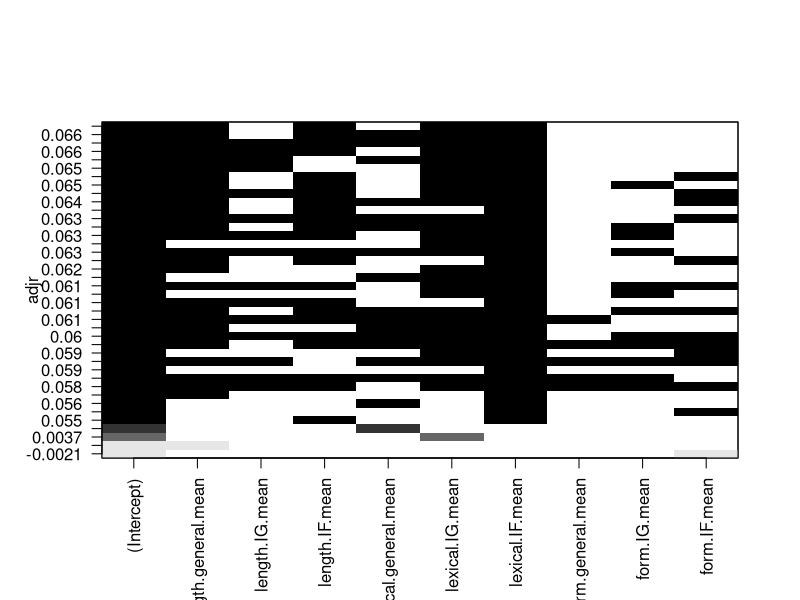
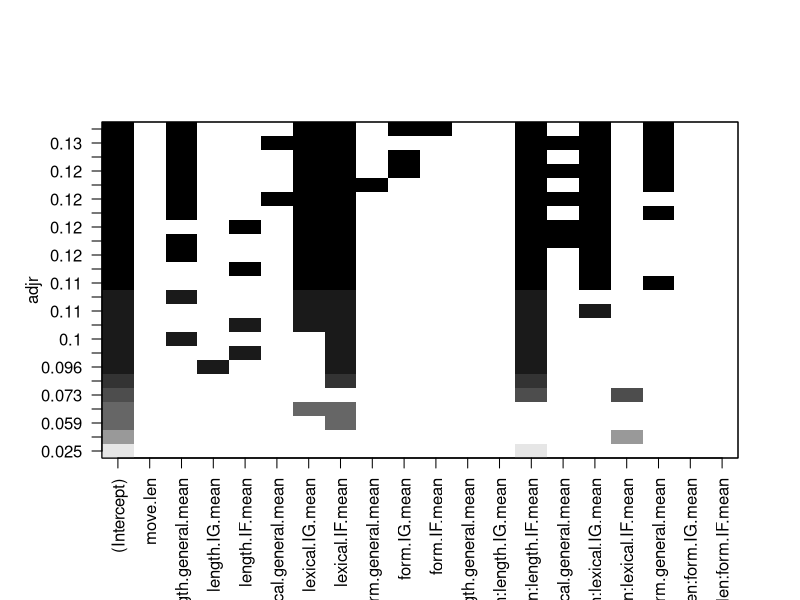
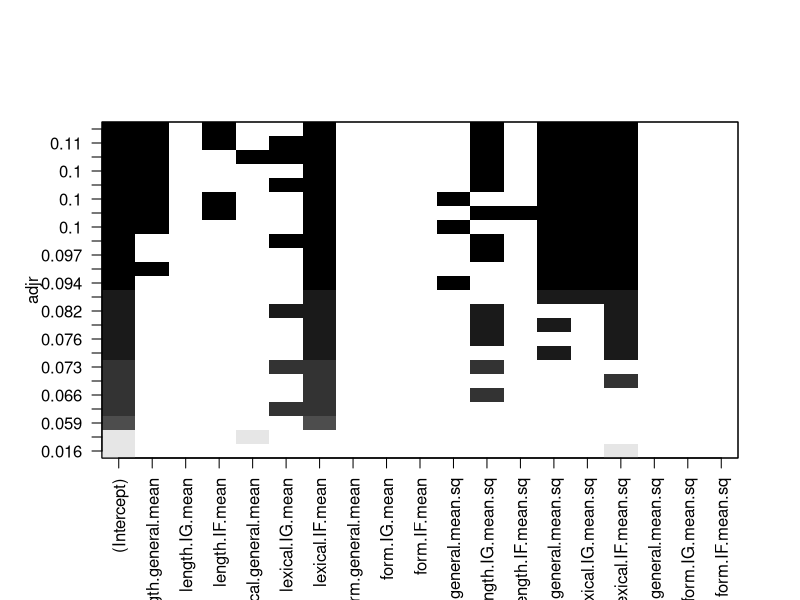
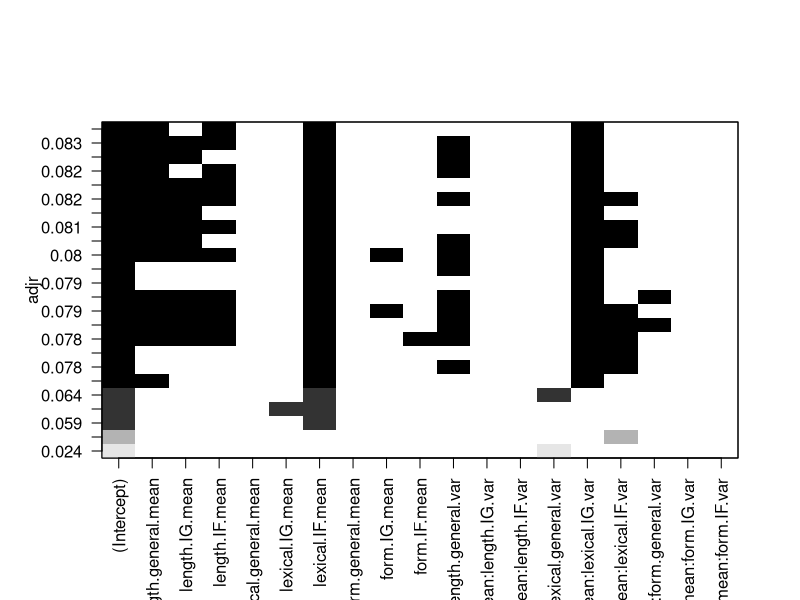
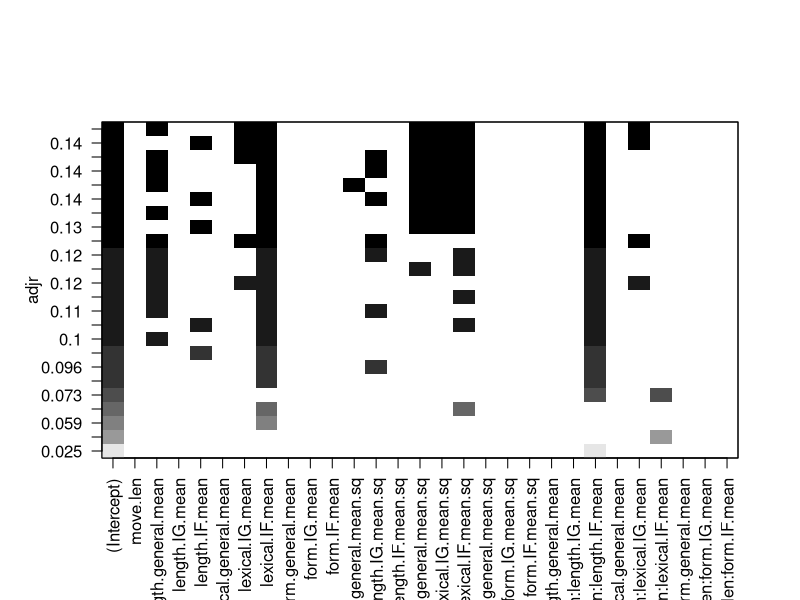
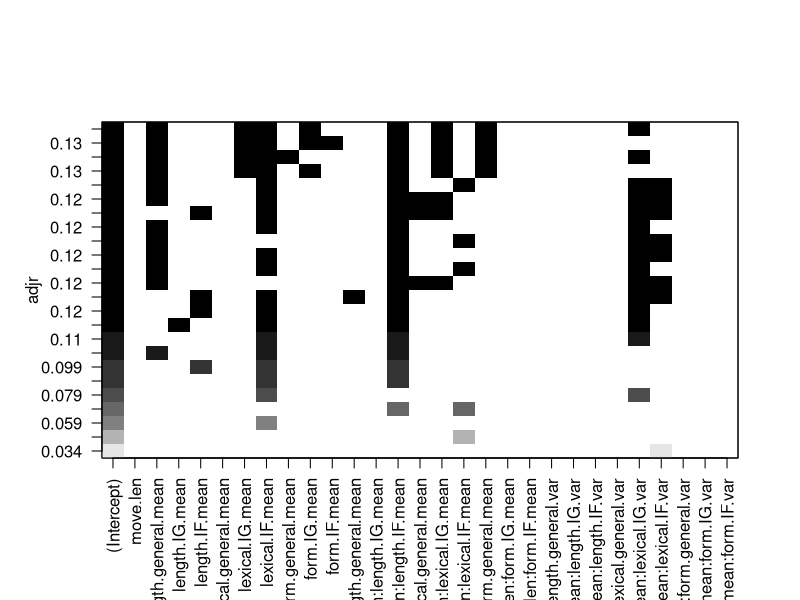
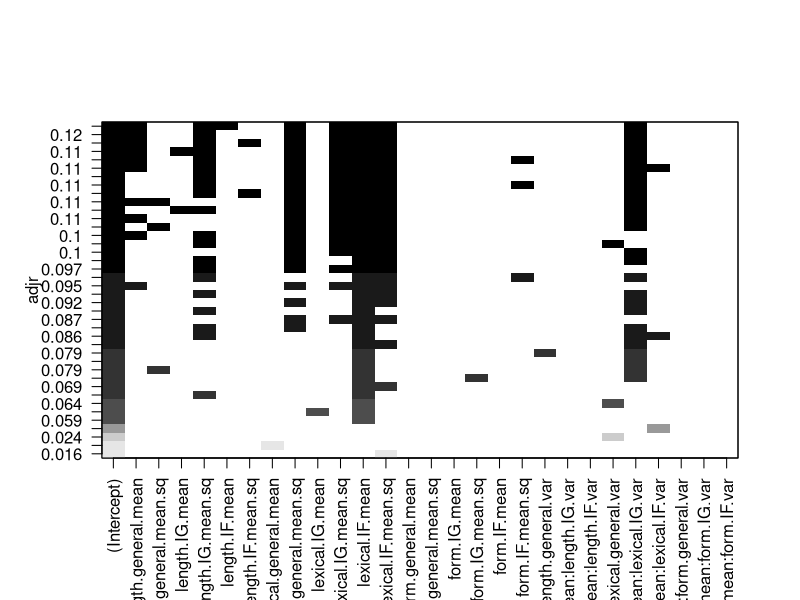
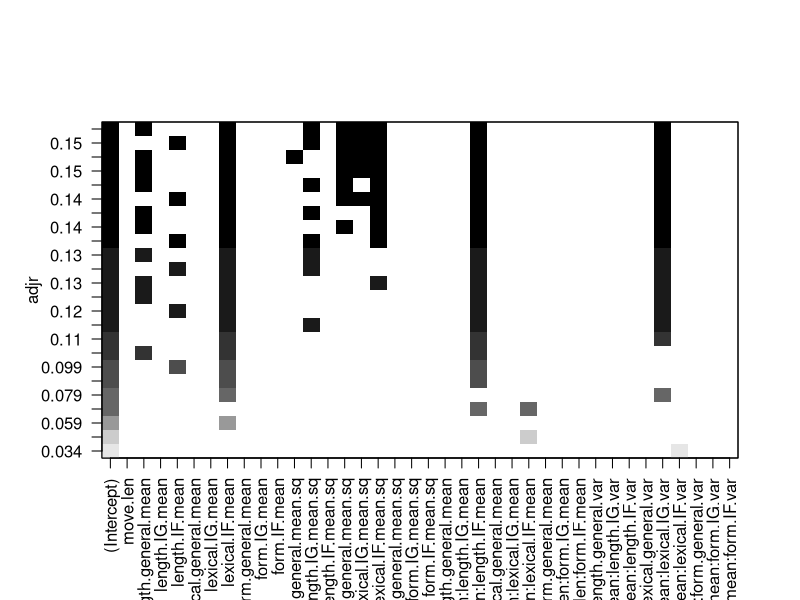

Reproduce these figures in R, in order.
## ---- chunk 1

library(pls)
library(leaps)
library(MASS)

data <- read.csv("data_regression.csv", header = TRUE)

scale_cols = names(data)[0:18]
no_scale_cols = names(data)[19:23]

scaled_data = scale(data[scale_cols])
scaled_data[is.na.data.frame(scaled_data)] <- 0

scaled_data <- data.frame(scaled_data)
scaled_data[no_scale_cols] <- data[no_scale_cols]

names(scaled_data)

length.general.mean.sq <- scaled_data$length.general.mean**2
length.IG.mean.sq <- scaled_data$length.IG.mean**2
length.IF.mean.sq <- scaled_data$length.IF.mean**2
lexical.general.mean.sq <- scaled_data$lexical.general.mean**2
lexical.IG.mean.sq <- scaled_data$lexical.IG.mean**2
lexical.IF.mean.sq <- scaled_data$lexical.IF.mean**2
form.general.mean.sq <- scaled_data$form.general.mean**2
form.IG.mean.sq <- scaled_data$form.IG.mean**2
form.IF.mean.sq <- scaled_data$form.IF.mean**2

## ---- chunk 2
# level zero: mean
formula0 <- confidence ~ length.general.mean + length.IG.mean + length.IF.mean + 
           lexical.general.mean + 
           lexical.IG.mean + 
           lexical.IF.mean + 
           form.general.mean + 
           form.IG.mean + 
           form.IF.mean

  
m0 <- lm(formula0, data=scaled_data)

summary(m0)
stepAIC(m0)$anova

leaps<-regsubsets(formula0, data=scaled_data, nbest=5)
plot(leaps,scale="adjr")
## ---- chunk 3
# 1. move.len*mean
# 2. mean + mean^2
# 3. mean + mean:var
# 4. move.len*mean + mean^2 .
# 5. move.len*mean + mean:var .
# 6. mean^2 + mean:var
# 7. move.len*mean + mean^2 + mean:var


# all individual interactions
# 1. move.len*mean
formula_mvl_1 <- confidence ~ move.len*(
          length.general.mean + 
          length.IG.mean + 
          length.IF.mean + 
          lexical.general.mean + 
          lexical.IG.mean + 
          lexical.IF.mean + 
          form.general.mean + 
          form.IG.mean + 
          form.IF.mean)

m_mvl_1 <- lm(formula_mvl_1, data=scaled_data)


summary(m_mvl_1)
stepAIC(m_mvl_1)$anova

leaps<-regsubsets(formula_mvl_1, data=scaled_data, nbest=3, really.big = TRUE)
plot(leaps,scale="adjr")

# 2. mean + mean^2
formula_mvl_6 <- confidence ~ length.general.mean + 
          length.IG.mean + 
          length.IF.mean + 
          lexical.general.mean + 
          lexical.IG.mean + 
          lexical.IF.mean + 
          form.general.mean + 
          form.IG.mean + 
          form.IF.mean +
          length.general.mean.sq + 
          length.IG.mean.sq + 
          length.IF.mean.sq + 
          lexical.general.mean.sq + 
          lexical.IG.mean.sq + 
          lexical.IF.mean.sq + 
          form.general.mean.sq + 
          form.IG.mean.sq + 
          form.IF.mean.sq

m_mvl_6 <- lm(formula_mvl_6, data=scaled_data)

summary(m_mvl_6)
stepAIC(m_mvl_6)$anova

leaps<-regsubsets(formula_mvl_6, data=scaled_data, nbest=3, really.big = TRUE)
plot(leaps,scale="adjr")


# 3. mean + mean:var
formula_mvl_7 <- confidence ~ length.general.mean + 
          length.IG.mean + 
          length.IF.mean + 
          lexical.general.mean + 
          lexical.IG.mean + 
          lexical.IF.mean + 
          form.general.mean + 
          form.IG.mean + 
          form.IF.mean +
          length.general.mean:length.general.var + 
          length.IG.mean:length.IG.var  + 
          length.IF.mean:length.IF.var + 
          lexical.general.mean:lexical.general.var + 
          lexical.IG.mean:lexical.IG.var + 
          lexical.IF.mean:lexical.IF.var + 
          form.general.mean:form.general.var + 
          form.IG.mean:form.IG.var + 
          form.IF.mean:form.IF.var

m_mvl_7 <- lm(formula_mvl_7, data=scaled_data)

summary(m_mvl_7)
stepAIC(m_mvl_7)$anova

leaps<-regsubsets(formula_mvl_7, data=scaled_data, nbest=3, really.big = TRUE)
plot(leaps,scale="adjr")
## ---- chunk 4
# all pairs of two interactions
# 4. move.len*mean + mean^2
formula_mvl_2 <- confidence ~ move.len*(
          length.general.mean + 
          length.IG.mean + 
          length.IF.mean + 
          lexical.general.mean + 
          lexical.IG.mean + 
          lexical.IF.mean + 
          form.general.mean + 
          form.IG.mean + 
          form.IF.mean) + 
          length.general.mean.sq + 
          length.IG.mean.sq + 
          length.IF.mean.sq + 
          lexical.general.mean.sq + 
          lexical.IG.mean.sq + 
          lexical.IF.mean.sq + 
          form.general.mean.sq + 
          form.IG.mean.sq + 
          form.IF.mean.sq

m_mvl_2 <- lm(formula_mvl_2, data=scaled_data)


summary(m_mvl_2)
stepAIC(m_mvl_2)$anova

leaps<-regsubsets(formula_mvl_2, data=scaled_data, nbest=3, really.big = TRUE)
plot(leaps,scale="adjr")

# 5. move.len*mean + mean:var
formula_mvl_3 <- confidence ~ move.len*(
          length.general.mean + 
          length.IG.mean + 
          length.IF.mean + 
          lexical.general.mean + 
          lexical.IG.mean + 
          lexical.IF.mean + 
          form.general.mean + 
          form.IG.mean + 
          form.IF.mean) +
          length.general.mean:length.general.var + 
          length.IG.mean:length.IG.var  + 
          length.IF.mean:length.IF.var + 
          lexical.general.mean:lexical.general.var + 
          lexical.IG.mean:lexical.IG.var + 
          lexical.IF.mean:lexical.IF.var + 
          form.general.mean:form.general.var + 
          form.IG.mean:form.IG.var + 
          form.IF.mean:form.IF.var

m_mvl_3 <- lm(formula_mvl_3, data=scaled_data)


summary(m_mvl_3)
stepAIC(m_mvl_3)$anova

leaps<-regsubsets(formula_mvl_3, data=scaled_data, nbest=3, really.big = TRUE)
plot(leaps,scale="adjr")

# 6. mean + mean^2 + mean:var
formula4 <- confidence ~ 
  length.general.mean + length.general.mean.sq  + length.general.mean:length.general.var+
           length.IG.mean + length.IG.mean.sq + length.IG.mean:length.IG.var  + 
           length.IF.mean + length.IF.mean.sq + length.IF.mean:length.IF.var + 
           lexical.general.mean + lexical.general.mean.sq +     
              lexical.general.mean:lexical.general.var + 
           lexical.IG.mean + lexical.IG.mean.sq + lexical.IG.mean:lexical.IG.var + 
           lexical.IF.mean + lexical.IF.mean.sq + lexical.IF.mean:lexical.IF.var + 
           form.general.mean + form.general.mean.sq + form.general.mean:form.general.var+
           form.IG.mean + form.IG.mean.sq + form.IG.mean:form.IG.var + 
           form.IF.mean + form.IF.mean.sq + form.IF.mean:form.IF.var

m4 <- lm(formula4, data=scaled_data)

summary(m4)
stepAIC(m4)$anova

leaps<-regsubsets(formula4, data=scaled_data, nbest=5)
plot(leaps,scale="adjr")
## ---- chunk 5
# all three interactions

# 7. move.len*mean + mean:var + mean^2
formula_mvl_5 <- confidence ~ move.len*(
          length.general.mean + 
          length.IG.mean + 
          length.IF.mean + 
          lexical.general.mean + 
          lexical.IG.mean + 
          lexical.IF.mean + 
          form.general.mean + 
          form.IG.mean + 
          form.IF.mean) +
          length.general.mean:length.general.var + 
          length.IG.mean:length.IG.var  + 
          length.IF.mean:length.IF.var + 
          lexical.general.mean:lexical.general.var + 
          lexical.IG.mean:lexical.IG.var + 
          lexical.IF.mean:lexical.IF.var + 
          form.general.mean:form.general.var + 
          form.IG.mean:form.IG.var + 
          form.IF.mean:form.IF.var +
          length.general.mean.sq + 
          length.IG.mean.sq + 
          length.IF.mean.sq + 
          lexical.general.mean.sq + 
          lexical.IG.mean.sq + 
          lexical.IF.mean.sq + 
          form.general.mean.sq + 
          form.IG.mean.sq + 
          form.IF.mean.sq

m_mvl_5 <- lm(formula_mvl_5, data=scaled_data)

summary(m_mvl_5)
stepAIC(m_mvl_5)$anova

leaps<-regsubsets(formula_mvl_5, data=scaled_data, nbest=3, really.big = TRUE)
plot(leaps,scale="adjr")
